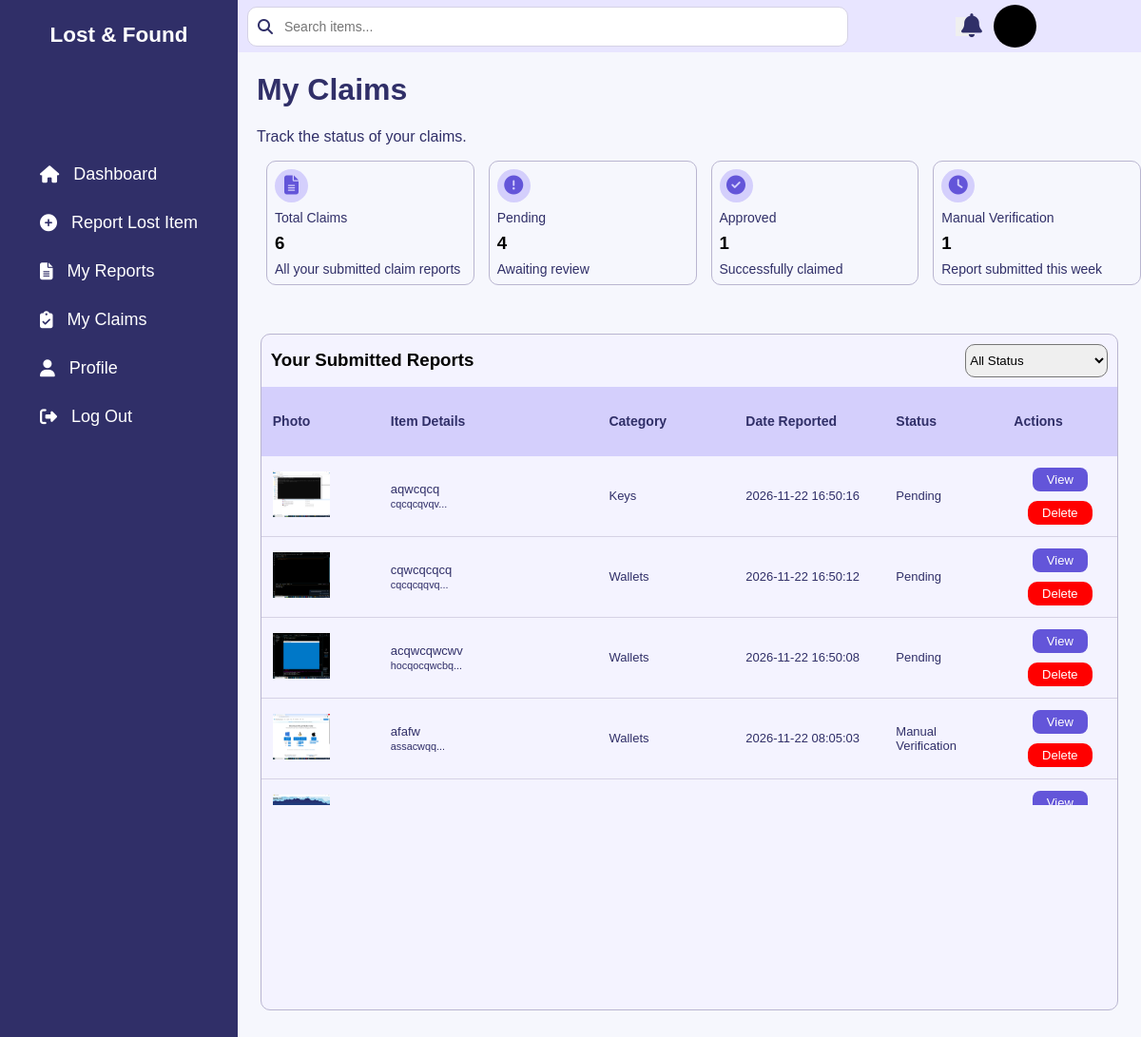
The page /student/my-claim.php (signed in) on the database its author committed.
### tables this page shows
CREATE TABLE `claim` (
  `ClaimID` int(11) NOT NULL,
  `ItemID` int(11) NOT NULL,
  `UserID` int(11) NOT NULL,
  `ClaimDate` datetime NOT NULL DEFAULT current_timestamp(),
  `ClaimDetails` text NOT NULL,
  `PhotoClaim` varchar(255) DEFAULT NULL,
  `Status` enum('Pending','Manual Verification','Approved','Rejected') NOT NULL DEFAULT 'Pending'
);

CREATE TABLE `item` (
  `ItemID` int(11) NOT NULL,
  `UserID` int(11) NOT NULL,
  `CategoryID` int(11) NOT NULL,
  `LocationID` int(11) NOT NULL,
  `ItemName` varchar(100) NOT NULL,
  `Description` text NOT NULL,
  `ReportType` enum('Lost','Found') NOT NULL,
  `DateLost` datetime DEFAULT NULL,
  `DateFound` datetime DEFAULT NULL,
  `Photo` varchar(255) DEFAULT NULL,
  `Status` enum('Lost','Available','Claimed','Returned') NOT NULL,
  `DateReturned` date DEFAULT NULL
);

CREATE TABLE `category` (
  `CategoryID` int(11) NOT NULL,
  `CategoryName` varchar(50) NOT NULL
);

### app/Models/claim.php (called while the page is built, shortened)
<?php
    class Claim{
        private $conn;
        public function __construct(){
            $database=new Database();
            $this->conn=$database->connection();
        }
        public function myclaim($userID){
            $sql="SELECT claim.*,
            claim.Status AS ClaimStatus,
                   item.ItemName,
                   item.Photo,
                   item.ReportType,
                   category.CategoryName
            FROM claim
            INNER JOIN item
            ON claim.ItemID = item.ItemID
            INNER JOIN category
            ON item.CategoryID = category.CategoryID
            WHERE claim.UserID = :userID
            ORDER BY ClaimID DESC";
            $stmt=$this->conn->prepare($sql);
            $stmt->execute([':userID' => $userID]);
            return $stmt->fetchAll(PDO::FETCH_ASSOC);
        }
        public function personalcountreportclaim($userID = null){
            $sql= "SELECT COUNT(*) AS total FROM claim";
           if ($userID !== null) {
                $sql .= " WHERE UserID = ?";
                $stmt = $this->conn->prepare($sql);
                $stmt->execute([$userID]);
            } else {
                $stmt = $this->conn->prepare($sql);
                $stmt->execute();
            }
            return $stmt->fetch(PDO::FETCH_ASSOC);
        }
        public function countpending($userID = null){
            $sql= "SELECT COUNT(*) AS total FROM claim
            WHERE Status = 'Pending'";
            if ($userID !== null) {
                $sql .= " AND UserID = ?";
                $stmt = $this->conn->prepare($sql);
                $stmt->execute([$userID]);
            } else {
                $stmt = $this->conn->prepare($sql);
                $stmt->execute();
            }
            return $stmt->fetch(PDO::FETCH_ASSOC);
        }
        public function countapprove($userID = null){
            $sql= "SELECT COUNT(*) AS total FROM claim
            WHERE Status = 'Approved'";
            if ($userID !== null) {
                $sql .= " AND UserID = ?";
                $stmt = $this->conn->prepare($sql);
                $stmt->execute([$userID]);
            } else {
                $stmt = $this->conn->prepare($sql);
                $stmt->execute();
            }
            return $stmt->fetch(PDO::FETCH_ASSOC);
        }
        public function countVerification($userID){
            $sql= "SELECT COUNT(*) AS total FROM claim
            WHERE Status = 'Manual Verification'
            AND UserID = :userID";
            $stmt=$this->conn->prepare($sql);
            $stmt->execute([':userID' => $userID]);
            return $stmt->fetch(PDO::FETCH_ASSOC);
        }
    }

### app/Database.php (called while the page is built, shortened)
<?php
    class Database{
        private $host="localhost";
        private $username="root";
        private $password="";
        private $dbname="lost_and_found";
        public function connection(){
            return new PDO("mysql:host=$this->host;dbname=$this->dbname",$this->username,$this->password,[
                PDO::ATTR_ERRMODE=>PDO::ERRMODE_EXCEPTION
            ]);
        }
    }
?>

### student/my-claim.php (the view, shortened to what this page needs)
<?php
$claimModel=new Claim();
$userID=$_SESSION["UserID"];
$status = $_GET["Status"] ?? "";
$search = trim($_GET["search"] ?? "");
try {
    if ($search !== "") {
        $item = $claimModel->search($search, $userID);
    }
    else if ($status === "") {
        $item = $claimModel->myclaim($userID);
    } else {
        $item = $claimModel->getByStatus($userID, $status);
    }
    $totalClaim=$claimModel->personalcountreportclaim($userID);
    $totalPending=$claimModel->countpending($userID);
    $totalApprove=$claimModel->countapprove($userID);
    $totalVerification=$claimModel->countVerification($userID);
} catch (PDOException $e) {
    echo $e->getMessage();
    $item = [];
}
?>
<!DOCTYPE html>
<html lang="en">
<head>
    <link rel="stylesheet" href="../css/my-claim.css">
    <link rel="stylesheet" href="../css/student-dashboard.css">
    <link
    rel="stylesheet"
    href="https://cdnjs.cloudflare.com/ajax/libs/font-awesome/6.5.2/css/all.min.css"
>
</head>
<body>
    <div class="layout">
        <?php include 'C:/xampp/htdocs/LostAndFound/include/student-navbar.php'; ?>
        <main class="dashboard-content">
            <div class="topbar">
                <form method="GET">
               <div class="search">
                <i class="fa-solid fa-magnifying-glass"></i>
                <input type="search" placeholder="Search items..." name="search"
                value="<?php echo htmlspecialchars($_GET['search'] ?? ''); ?>">
</div>
</form>
        <div class="topbar-action">
            <button type="button" class="notification">
                    <i class="fa-solid fa-bell"></i>
                    </button>
                <button type="button" class="circle-profile">
</button>
</div>
</div>
    <div class="title-heading">
        <h1>My Claims</h1>
        <p>Track the status of your claims.</p>
</div>
        <div class="card">
            <div class="card-container">
                <i class="fa-solid fa-file-lines"></i>
                <p>Total Claims</p>
                <h3><?php echo $totalClaim["total"]?></h3>
                <p>All your submitted claim reports</p>
            </div>
            <div class="card-container">
                <i class="fa-solid fa-circle-exclamation"></i>
                <p>Pending</p>
                <h3><?php echo $totalPending["total"]?></h3>
                <p>Awaiting review</p>
            </div>
            <div class="card-container">
                <i class="fa-solid fa-check-circle"></i>
                <p>Approved</p>
                <h3><?php echo $totalApprove["total"]?></h3>
                <p>Successfully claimed</p>
            </div>
            <div class="card-container">
                <i class="fa-solid fa-clock"></i>
                <p>Manual Verification</p>
                <h3><?php echo $totalVerification["total"]?></h3>
                <p>Report submitted this week</p>
            </div>
        </div>
        <div class="report">
    <div class="submitted-report">
            <div class="report-headings">
            <h3>Your Submitted Reports</h3>
            <form method="GET" action="my-claim.php">
            <select name="Status" onchange="this.form.submit()">
                <option value="">All Status</option>
            </select>
</form>
</div>
<div class="table-container">
           <table>
                <tr>
                    <th>Photo</th>
                    <th>Item Details</th>
                    <th>Category</th>
                    <th>Date Reported</th>
                    <th>Status</th>
                    <th>Actions</th>
                </tr>
                <?php
                if(empty($item)){
                ?>
                <tr>
                    <td colspan="6">
                <div class="empty-state">
                <i class="fa-regular fa-folder-open"></i>
                <h3>No Items Yet</h3>
                <p>There are no lost or found items to display.</p>
</div>
</td>
</tr>
                <?php }else{
                        foreach($item as $i){
                ?>
                <tr>
                    <td data-label="Photo"><?php if(!empty($i["Photo"])){?>
                <img src="../pictures/<?= htmlspecialchars($i["Photo"]) ?>"
                         alt="Item Photo" width="60">
                <?php } else { ?>
                    No Image
                <?php } ?></td>
                    <td data-label="Item Name"><?php echo $i["ItemName"]?>
                    <br>
                    <small>
                    <?php echo (substr($i["ClaimDetails"], 0, 40)) ?>...
                    </small>
                </td>
                    <td data-label="Category"><?php echo $i["CategoryName"]?></td>
                    <td data-label="Claim Date"><?php echo $i["ClaimDate"]?></td>
                    <td data-label="Status"><?php echo htmlspecialchars($i["ClaimStatus"]); ?></td>
                    <td data-label="Actions">
                        <div class="action-buttons">
                        <a href="viewclaim.php?id=<?php echo $i["ClaimID"]?>" class="view-btn-claim">View</a>
                        <?php if($i["ReportType"]==="Found"){?>
                        <a href="delete-claim.php?id=<?php echo $i["ClaimID"]; ?>"
                            class="reject-claim"
                            onclick="return confirm('Are you sure you want to delete this claim?')">
                             Delete
                        </a>
                        <?php }?>
</div>
                    </td>
                </tr>
                 <?php }}?>
            </table>
</div>
            </div>
</div>
</div>
</body>
</html>

### css/my-claim.css (style rules this page uses)
body { width: 100%; margin: 0; overflow-x: hidden; }
body { font-family: 'Poppins', sans-serif; margin: 0; }
.layout { display: flex; width: 100%; min-height: 100vh; align-items: stretch; }
.dashboard-content { flex: 1; min-width: 0; min-height: 100vh; box-sizing: border-box; background-color: #F6F7FD; }
.topbar { width: 100%; margin: 0; background-color: #E8E5FF; padding: 5px 10px; box-sizing: border-box; display: flex; justify-content: space-between; align-items: center; }
.search { display: flex; align-items: center; gap: 10px; background-color: #FFFFFF; border: 1px solid #D5D2E5; border-radius: 10px; width: 610px; height: 20px; padding: 10px; opacity: 1; }
.search i { color: #302F68; }
.topbar-action { display: flex; align-items: center; gap: 20px; }
.notification { width: 20px; height: 20px; position: relative; display: flex; align-items: center; font-size: 25px; color: #302F68; margin-left: 0; cursor: pointer; background-color: none; border: none; }
.circle-profile { display: block; width: 45px; height: 45px; min-width: 45px; min-height: 45px; padding: 0; border: none; border-radius: 50%; background-color: black; box-sizing: border-box; flex-shrink: 0; cursor: pointer; margin-right: 100px; }
.search input { border: none; outline: none; width: 100%; font-size: 14px; background: transparent; color: #1A1935; height: 20px; opacity: 1; }
body { font-family: 'Poppins',sans-serif; }
table { width: 100%; border-collapse: separate; border-spacing: 0; }
th { background-color: #D4CFFC; text-align: left; height: 40px; font-size: 15; }
td { font-size: 14px; }
td { margin-top: 10px; }
table tr th:nth-child(1) { width: 100px; }
table tr th:nth-child(2) { width: 190px; }
table tr th:nth-child(3) { width: 85px; }
table tr th:nth-child(4) { width: 100px; }
table tr th:nth-child(5) { width: 70px; }
table tr th:nth-child(6) { width: 30px; }
.submitted-report table { width: 100%; border-collapse: collapse; }
.submitted-report th { background-color: #D4CFFC; color: #302F68; text-align: left; padding: 14px 12px; font-size: 14px; }
.submitted-report td { padding: 12px; font-size: 13px; color: #302F68; border-bottom: 1px solid #D5D2E5; }
.title-heading { margin-left: 20px; margin-top: 0; color: #302F68; }
.card { display: flex; justify-content: flex-start; gap: 15px; margin-left: 30px; }
.card-container { width: 230px; border: 1px solid #B9B5D0; border-radius: 10px; box-sizing: border-box; }
.card-container i { width: 35px; height: 35px; font-size: 20px; background-color: #D4CFFC; margin: 8px; display: flex; align-items: center; justify-content: center; border-radius: 50px; color: #6355D9; }
.card-container p { margin: 8px; font-size: 14px; color: #302F68; }
.card-container h3 { margin: 8px; }
.report { width: 100%; height: 63%; display: flex; justify-content: center; align-items: center; margin-top: 20px; }
.submitted-report { width: 95%; height: 450px; min-height: 58vh; margin: 0; box-sizing: border-box; background-color: #F4F3FF; border-radius: 10px; border: 1px solid #B9B5D0; }
.report-headings { display: flex; justify-content: space-between; align-items: center; width: 100%; box-sizing: border-box; padding: 10px; }
.report-headings h3 { margin: 0; }
.report-headings form { margin-left: auto; }
.report-headings select { width: 150px; height: 35px; margin: 0; border-radius: 10px; }
.table-container { max-height: 390px; overflow-y: auto; overflow-x: auto; }
.table-container table { width: 100%; border-collapse: collapse; }
.submitted-report td:last-child { white-space: nowrap; text-align: center; vertical-align: middle; }
.view-btn-claim { padding: 5px 15px; background-color: #6355D9; color: white; text-decoration: none; border-radius: 8px; text-align: center; }
.reject-claim { padding: 5px 15px; background-color: red; color: white; text-decoration: none; border-radius: 10px; text-align: center; }

### css/style.css (style rules this page uses)
html, body { margin: 0; min-height: 100%; }
body { min-height: 100vh; }
.layout { display: flex; min-height: 100vh; align-items: stretch; }

### rows shown on the page
claim: ItemID.Photo (picture), ItemID.ItemName "aqwcqcq", ClaimDetails "cqcqcqvqv", category.CategoryName "Keys", ClaimDate "2026-11-22 16:50:16", Status "Pending"
claim: ItemID.Photo (picture), ItemID.ItemName "cqwcqcqcq", ClaimDetails "cqcqcqqvq", category.CategoryName "Wallets", ClaimDate "2026-11-22 16:50:12", Status "Pending"
claim: ItemID.Photo (picture), ItemID.ItemName "acqwcqwcwv", ClaimDetails "hocqocqwcbq", category.CategoryName "Wallets", ClaimDate "2026-11-22 16:50:08", Status "Pending"
claim: ItemID.Photo (picture), ItemID.ItemName "afafw", ClaimDetails "assacwqq", category.CategoryName "Wallets", ClaimDate "2026-11-22 08:05:03", Status "Manual Verification"
claim: ItemID.Photo (picture)

### other values the page prints
$totalClaim["total"] "6"
$totalPending["total"] "4"
$totalApprove["total"] "1"
$totalVerification["total"] "1"
